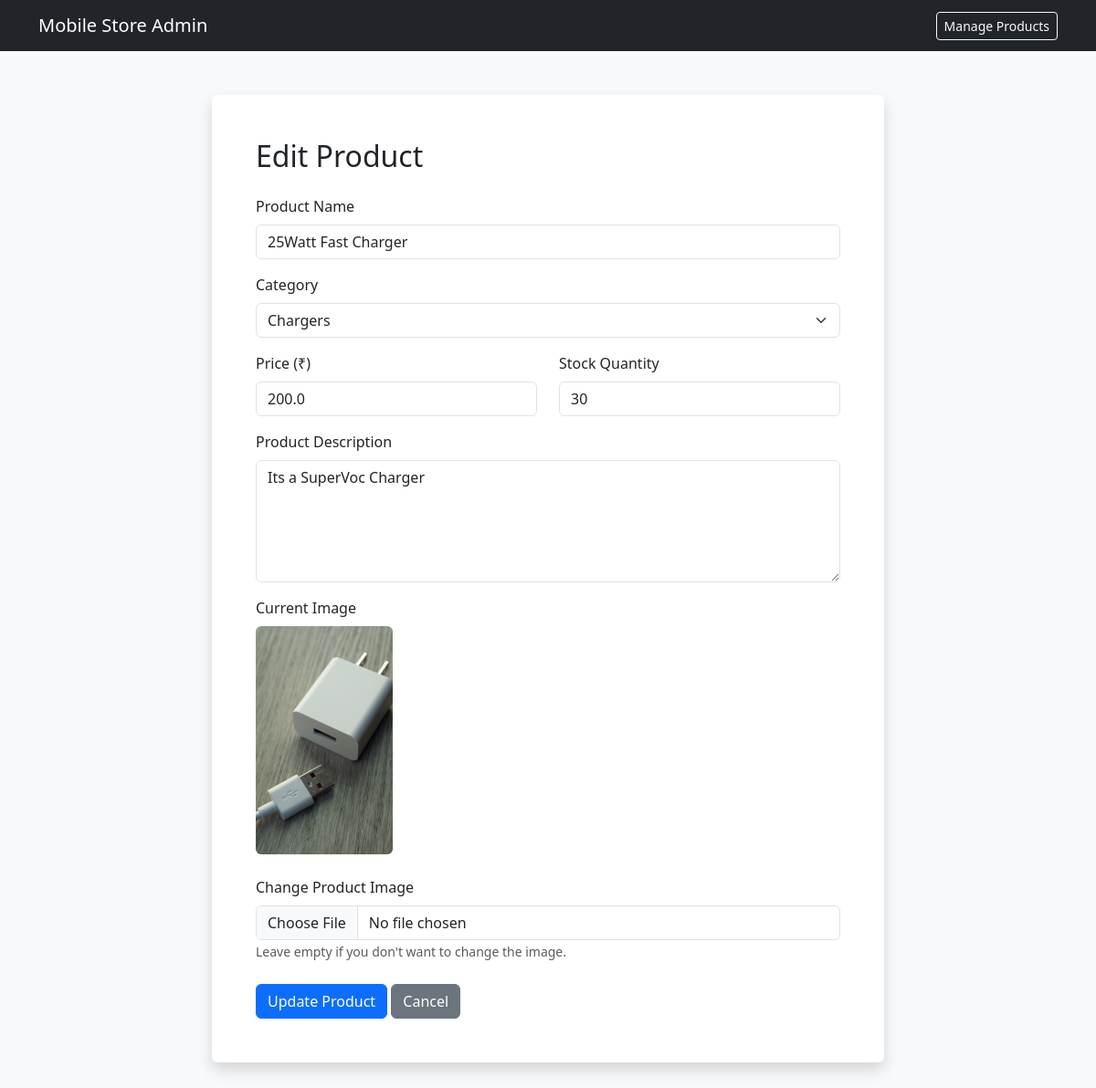
The page /admin/edit-product/3 (signed in) on the database its author committed.
### tables this page shows
CREATE TABLE products (
        id INTEGER PRIMARY KEY AUTOINCREMENT,
        product_name TEXT NOT NULL,
        category TEXT NOT NULL,
        price REAL NOT NULL,
        stock INTEGER NOT NULL,
        description TEXT,
        image TEXT
    );

### app.py (the view, shortened to what this page needs)
@app.route('/admin/edit-product/<int:id>', methods=['GET', 'POST'])
def edit_product(id):
    if not admin_required():
        flash('Please login first!','danger')
        return redirect('admin/login')
    conn = get_db_connection()
    product = conn.execute(
        "SELECT * FROM products WHERE id = ?",
        (id,)
    ).fetchone()
    if product is None:
        conn.close()
        return "Product not found"
    conn.close()
    return render_template(
        'edit_product.html',
        product=product
    )

### app.py (called while the page is built)
def get_db_connection():
    conn = sqlite3.connect(DATABASE)
    conn.row_factory = sqlite3.Row
    return conn

def admin_required():
    if not session.get('admin_id'):
        return False
    return True

### templates/edit_product.html (shortened to what this page needs)
<!DOCTYPE html>
<html lang="en">
<head>
    <link href="https://cdn.jsdelivr.net/npm/bootstrap@5.3.3/dist/css/bootstrap.min.css"
          rel="stylesheet">
    <link rel="stylesheet"
          href="{{ url_for('static', filename='css/style.css') }}">
</head>
<body class="bg-light">
<nav class="navbar navbar-dark bg-dark">
    <div class="container">
        <a class="navbar-brand"
           href="/admin/dashboard">
            Mobile Store Admin
        </a>
        <a href="/admin/products"
           class="btn btn-outline-light btn-sm">
            Manage Products
        </a>
    </div>
</nav>
<div class="container py-5">
    <div class="row justify-content-center">
        <div class="col-lg-8">
            <div class="card shadow">
                <div class="card-body p-4 p-md-5">
                    <h2 class="mb-4">
                        Edit Product
                    </h2>
                    <form method="POST"
                          enctype="multipart/form-data">
                        <div class="mb-3">
                            <label class="form-label">
                                Product Name
                            </label>
                            <input type="text"
                                   name="product_name"
                                   class="form-control"
                                   value="{{ product['product_name'] }}"
                                   required>
                        </div>
                        <div class="mb-3">
                            <label class="form-label">
                                Category
                            </label>
                            <select name="category"
                                    class="form-select"
                                    required>
                                <option value="Chargers"
                                    {% if product['category'] == 'Chargers' %}selected{% endif %}>
                                    Chargers
                                </option>
                            </select>
                        </div>
                        <div class="row">
                            <div class="col-md-6 mb-3">
                                <label class="form-label">
                                    Price (₹)
                                </label>
                                <input type="number"
                                       name="price"
                                       class="form-control"
                                       value="{{ product['price'] }}"
                                       min="0"
                                       step="0.01"
                                       required>
                            </div>
                            <div class="col-md-6 mb-3">
                                <label class="form-label">
                                    Stock Quantity
                                </label>
                                <input type="number"
                                       name="stock"
                                       class="form-control"
                                       value="{{ product['stock'] }}"
                                       min="0"
                                       required>
                            </div>
                        </div>
                        <div class="mb-3">
                            <label class="form-label">
                                Product Description
                            </label>
                            <textarea name="description"
                                      class="form-control"
                                      rows="5">{{ product['description'] }}</textarea>
                        </div>
                        {% if product['image'] %}
                        <div class="mb-3">
                            <label class="form-label">
                                Current Image
                            </label>
                            <br>
                            <img
                                src="{{ url_for('static', filename='uploads/' + product['image']) }}"
                                width="150"
                                class="rounded mb-2">
                        </div>
                        {% endif %}
                        <div class="mb-4">
                            <label class="form-label">
                                Change Product Image
                            </label>
                            <input type="file"
                                   name="image"
                                   class="form-control"
                                   accept="image/*">
                            <small class="text-muted">
                                Leave empty if you don't want to change the image.
                            </small>
                        </div>
                        <button type="submit"
                                class="btn btn-primary">
                            Update Product
                        </button>
                        <a href="/admin/products"
                           class="btn btn-secondary">
                            Cancel
                        </a>
                    </form>
                </div>
            </div>
        </div>
    </div>
</div>
</body>
</html>

### static/css/style.css (style rules this page uses)
.card { transition:0.3s; cursor:pointer; }
.card img { height:250px; object-fit:cover; }
.card { border:none; }

### rows shown on the page
products: product_name "25Watt Fast Charger", category "Chargers", price "200.0", stock "30", description "Its a SuperVoc Charger", image (picture)
